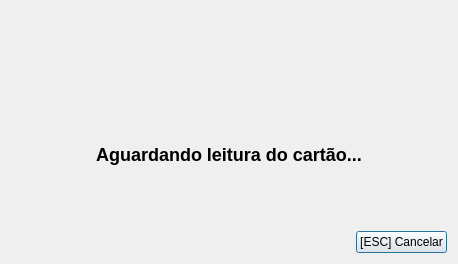
<?xml version="1.0" encoding="UTF-8"?>
<ui version="4.0">
 <class>LeitoraCartaoDialog</class>
 <widget class="QDialog" name="LeitoraCartaoDialog">
  <property name="geometry">
   <rect>
    <x>0</x>
    <y>0</y>
    <width>458</width>
    <height>264</height>
   </rect>
  </property>
  <property name="windowTitle">
   <string>Leitora de Cartão</string>
  </property>
  <layout class="QVBoxLayout" name="verticalLayout">
   <item>
    <widget class="QLabel" name="label">
     <property name="text">
      <string/>
     </property>
     <property name="pixmap">
      <pixmap resource="recursos.qrc">:/office-address-book.png</pixmap>
     </property>
     <property name="alignment">
      <set>Qt::AlignCenter</set>
     </property>
    </widget>
   </item>
   <item>
    <widget class="QLabel" name="label_2">
     <property name="text">
      <string>&lt;h2&gt;Aguardando leitura do cartão...&lt;h2&gt;</string>
     </property>
     <property name="alignment">
      <set>Qt::AlignCenter</set>
     </property>
    </widget>
   </item>
   <item>
    <layout class="QHBoxLayout" name="horizontalLayout">
     <item>
      <spacer name="horizontalSpacer">
       <property name="orientation">
        <enum>Qt::Horizontal</enum>
       </property>
       <property name="sizeHint" stdset="0">
        <size>
         <width>40</width>
         <height>20</height>
        </size>
       </property>
      </spacer>
     </item>
     <item>
      <widget class="QPushButton" name="pushButton">
       <property name="text">
        <string>[ESC] Cancelar</string>
       </property>
       <property name="shortcut">
        <string>Esc</string>
       </property>
      </widget>
     </item>
    </layout>
   </item>
  </layout>
 </widget>
 <resources>
  <include location="recursos.qrc"/>
 </resources>
 <connections>
  <connection>
   <sender>pushButton</sender>
   <signal>clicked()</signal>
   <receiver>LeitoraCartaoDialog</receiver>
   <slot>reject()</slot>
   <hints>
    <hint type="sourcelabel">
     <x>365</x>
     <y>240</y>
    </hint>
    <hint type="destinationlabel">
     <x>453</x>
     <y>118</y>
    </hint>
   </hints>
  </connection>
 </connections>
</ui>
